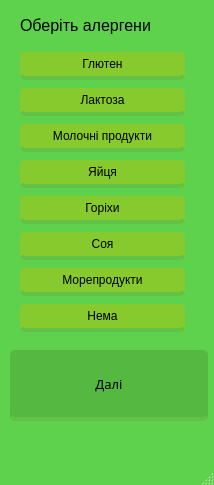
<?xml version="1.0" encoding="UTF-8"?>
<ui version="4.0">
 <class>MainWindow</class>
 <widget class="QMainWindow" name="MainWindow">
  <property name="geometry">
   <rect>
    <x>0</x>
    <y>0</y>
    <width>214</width>
    <height>485</height>
   </rect>
  </property>
  <property name="palette">
   <palette>
    <active>
     <colorrole role="Base">
      <brush brushstyle="SolidPattern">
       <color alpha="255">
        <red>94</red>
        <green>210</green>
        <blue>76</blue>
       </color>
      </brush>
     </colorrole>
     <colorrole role="Window">
      <brush brushstyle="SolidPattern">
       <color alpha="255">
        <red>94</red>
        <green>210</green>
        <blue>76</blue>
       </color>
      </brush>
     </colorrole>
    </active>
    <inactive>
     <colorrole role="Base">
      <brush brushstyle="SolidPattern">
       <color alpha="255">
        <red>94</red>
        <green>210</green>
        <blue>76</blue>
       </color>
      </brush>
     </colorrole>
     <colorrole role="Window">
      <brush brushstyle="SolidPattern">
       <color alpha="255">
        <red>94</red>
        <green>210</green>
        <blue>76</blue>
       </color>
      </brush>
     </colorrole>
    </inactive>
    <disabled>
     <colorrole role="Base">
      <brush brushstyle="SolidPattern">
       <color alpha="255">
        <red>94</red>
        <green>210</green>
        <blue>76</blue>
       </color>
      </brush>
     </colorrole>
     <colorrole role="Window">
      <brush brushstyle="SolidPattern">
       <color alpha="255">
        <red>94</red>
        <green>210</green>
        <blue>76</blue>
       </color>
      </brush>
     </colorrole>
    </disabled>
   </palette>
  </property>
  <property name="windowTitle">
   <string>MainWindow</string>
  </property>
  <widget class="QWidget" name="centralwidget">
   <widget class="QLabel" name="label">
    <property name="geometry">
     <rect>
      <x>20</x>
      <y>0</y>
      <width>261</width>
      <height>51</height>
     </rect>
    </property>
    <property name="font">
     <font>
      <pointsize>12</pointsize>
     </font>
    </property>
    <property name="text">
     <string>Оберіть алергени</string>
    </property>
   </widget>
   <widget class="QWidget" name="verticalLayoutWidget">
    <property name="geometry">
     <rect>
      <x>20</x>
      <y>50</y>
      <width>168</width>
      <height>291</height>
     </rect>
    </property>
    <layout class="QVBoxLayout" name="verticalLayout">
     <item>
      <widget class="QPushButton" name="a1">
       <property name="styleSheet">
        <string notr="true">float:right;
margin-right: 3%;
margin top: 5px;
border-radius:5px;
-moz-border-radius:5px;
webkit-border-radius:5px;
padding:5px 9px;
font-size: 1.2em;
background-color:rgba(134, 202, 45, 1);
text-shadow: #454545 0 0 2px;
border-bottom: 4px solid rgba(98, 193, 71, 1);
color:black;
font-family: 'Roboto Slab', senif;
</string>
       </property>
       <property name="text">
        <string>Глютен</string>
       </property>
      </widget>
     </item>
     <item>
      <widget class="QPushButton" name="a2">
       <property name="styleSheet">
        <string notr="true">float:right;
margin-right: 3%;
margin top: 5px;
border-radius:5px;
-moz-border-radius:5px;
webkit-border-radius:5px;
padding:5px 9px;
font-size: 1.2em;
background-color:rgba(134, 202, 45, 1);
text-shadow: #454545 0 0 2px;
border-bottom: 4px solid rgba(98, 193, 71, 1);
color:black;
font-family: 'Roboto Slab', senif;
</string>
       </property>
       <property name="text">
        <string>Лактоза</string>
       </property>
      </widget>
     </item>
     <item>
      <widget class="QPushButton" name="a3">
       <property name="styleSheet">
        <string notr="true">float:right;
margin-right: 3%;
margin top: 5px;
border-radius:5px;
-moz-border-radius:5px;
webkit-border-radius:5px;
padding:5px 9px;
font-size: 1.2em;
background-color:rgba(134, 202, 45, 1);
text-shadow: #454545 0 0 2px;
border-bottom: 4px solid rgba(98, 193, 71, 1);
color:black;
font-family: 'Roboto Slab', senif;
</string>
       </property>
       <property name="text">
        <string>Молочні продукти</string>
       </property>
      </widget>
     </item>
     <item>
      <widget class="QPushButton" name="a4">
       <property name="styleSheet">
        <string notr="true">float:right;
margin-right: 3%;
margin top: 5px;
border-radius:5px;
-moz-border-radius:5px;
webkit-border-radius:5px;
padding:5px 9px;
font-size: 1.2em;
background-color:rgba(134, 202, 45, 1);
text-shadow: #454545 0 0 2px;
border-bottom: 4px solid rgba(98, 193, 71, 1);
color:black;
font-family: 'Roboto Slab', senif;
</string>
       </property>
       <property name="text">
        <string>Яйця</string>
       </property>
      </widget>
     </item>
     <item>
      <widget class="QPushButton" name="a5">
       <property name="styleSheet">
        <string notr="true">float:right;
margin-right: 3%;
margin top: 5px;
border-radius:5px;
-moz-border-radius:5px;
webkit-border-radius:5px;
padding:5px 9px;
font-size: 1.2em;
background-color:rgba(134, 202, 45, 1);
text-shadow: #454545 0 0 2px;
border-bottom: 4px solid rgba(98, 193, 71, 1);
color:black;
font-family: 'Roboto Slab', senif;
</string>
       </property>
       <property name="text">
        <string>Горіхи</string>
       </property>
      </widget>
     </item>
     <item>
      <widget class="QPushButton" name="a6">
       <property name="styleSheet">
        <string notr="true">float:right;
margin-right: 3%;
margin top: 5px;
border-radius:5px;
-moz-border-radius:5px;
webkit-border-radius:5px;
padding:5px 9px;
font-size: 1.2em;
background-color:rgba(134, 202, 45, 1);
text-shadow: #454545 0 0 2px;
border-bottom: 4px solid rgba(98, 193, 71, 1);
color:black;
font-family: 'Roboto Slab', senif;
</string>
       </property>
       <property name="text">
        <string>Соя</string>
       </property>
      </widget>
     </item>
     <item>
      <widget class="QPushButton" name="a7">
       <property name="styleSheet">
        <string notr="true">float:right;
margin-right: 3%;
margin top: 5px;
border-radius:5px;
-moz-border-radius:5px;
webkit-border-radius:5px;
padding:5px 9px;
font-size: 1.2em;
background-color:rgba(134, 202, 45, 1);
text-shadow: #454545 0 0 2px;
border-bottom: 4px solid rgba(98, 193, 71, 1);
color:black;
font-family: 'Roboto Slab', senif;
</string>
       </property>
       <property name="text">
        <string>Морепродукти</string>
       </property>
      </widget>
     </item>
     <item>
      <widget class="QPushButton" name="a8">
       <property name="styleSheet">
        <string notr="true">float:right;
margin-right: 3%;
margin top: 5px;
border-radius:5px;
-moz-border-radius:5px;
webkit-border-radius:5px;
padding:5px 9px;
font-size: 1.2em;
background-color:rgba(134, 202, 45, 1);
text-shadow: #454545 0 0 2px;
border-bottom: 4px solid rgba(98, 193, 71, 1);
color:black;
font-family: 'Roboto Slab', senif;
</string>
       </property>
       <property name="text">
        <string>Нема</string>
       </property>
      </widget>
     </item>
    </layout>
   </widget>
   <widget class="QPushButton" name="next_button">
    <property name="geometry">
     <rect>
      <x>10</x>
      <y>350</y>
      <width>201</width>
      <height>71</height>
     </rect>
    </property>
    <property name="font">
     <font>
      <family>Roboto Slab</family>
      <pointsize>10</pointsize>
     </font>
    </property>
    <property name="styleSheet">
     <string notr="true">float:right;
margin-right: 3%;
margin top: 5px;
border-radius:5px;
-moz-border-radius:5px;
webkit-border-radius:5px;
padding:5px 9px;
font-size: 1.2em;
background-color:rgba(85, 184, 65,1);
text-shadow: #454545 0 0 2px;
border-bottom: 4px solid rgba(98, 193, 71, 1);
color:black;
font-family: 'Roboto Slab', senif;</string>
    </property>
    <property name="text">
     <string>Далі</string>
    </property>
   </widget>
  </widget>
  <widget class="QMenuBar" name="menubar">
   <property name="geometry">
    <rect>
     <x>0</x>
     <y>0</y>
     <width>214</width>
     <height>26</height>
    </rect>
   </property>
  </widget>
  <widget class="QStatusBar" name="statusbar"/>
 </widget>
 <resources/>
 <connections/>
</ui>
